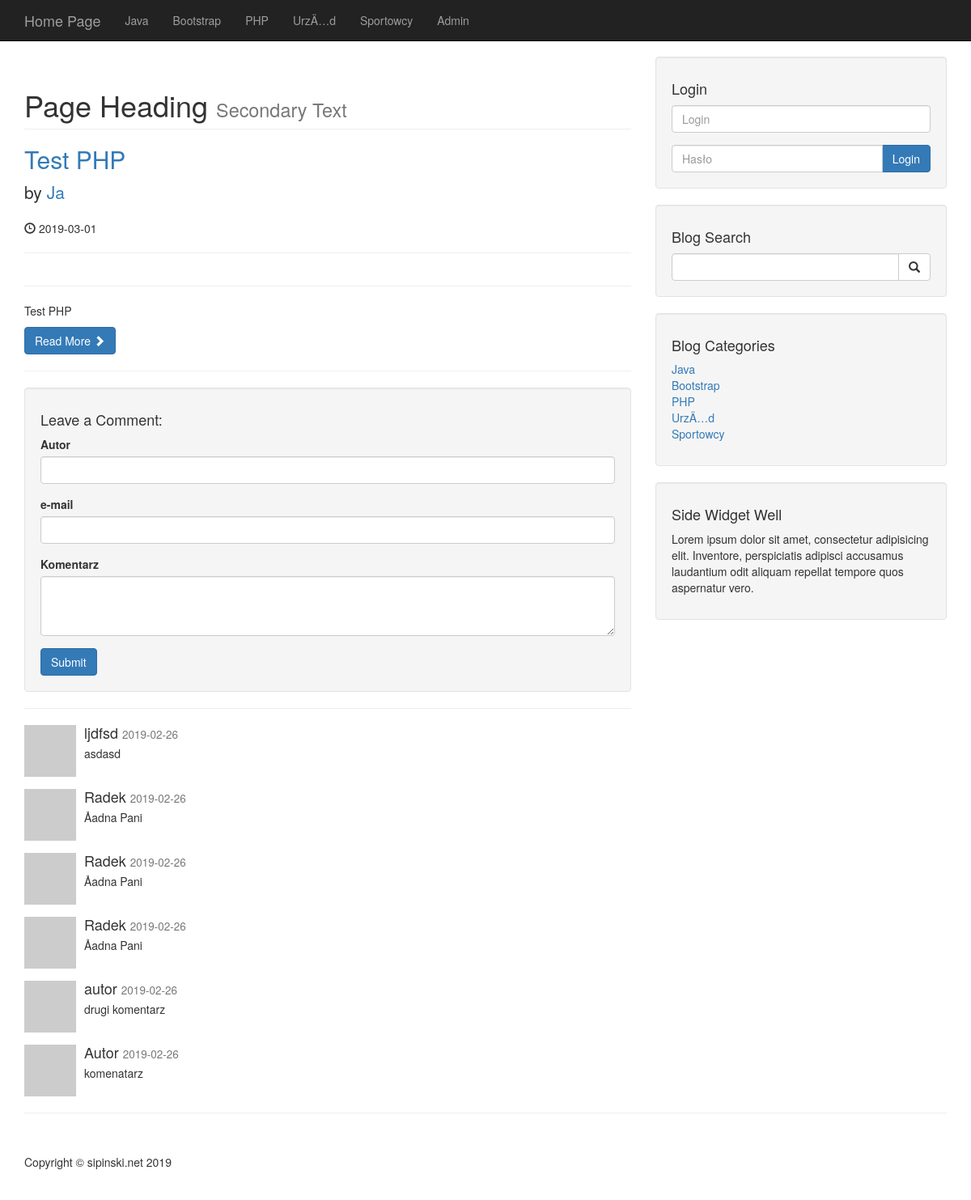
Screenshot of /post.php?p_id=5 with the database file from the repository.
### tables this page shows
CREATE TABLE `categories` (
  `cat_id` int(3) NOT NULL,
  `cat_title` varchar(255) NOT NULL
);

CREATE TABLE `posts` (
  `post_id` int(3) NOT NULL,
  `post_category_id` int(3) NOT NULL,
  `post_title` varchar(255) NOT NULL,
  `post_author` varchar(255) NOT NULL,
  `post_date` date NOT NULL,
  `post_image` text NOT NULL,
  `post_content` text NOT NULL,
  `post_tags` varchar(255) NOT NULL,
  `post_comment_count` int(11) NOT NULL,
  `post_status` varchar(255) NOT NULL DEFAULT 'draft'
);

CREATE TABLE `comments` (
  `comment_id` int(255) NOT NULL,
  `comment_post_id` int(255) NOT NULL,
  `comment_author` varchar(255) NOT NULL,
  `comment_email` varchar(255) NOT NULL,
  `comment_content` text NOT NULL,
  `comment_status` varchar(255) NOT NULL,
  `comment_date` date NOT NULL
);

### post.php (the view, shortened to what this page needs)
<?php include "includes/db.php"; ?>
<?php include "includes/header.php"; ?>
<?php include "includes/navigation.php"; ?>
    <div class="container">
        <div class="row">
            <div class="col-md-8">
            <?php
            If(isset($_GET['p_id'])){
            $the_post_id =$_GET['p_id'];
            $query = "SELECT * FROM posts WHERE post_id=$the_post_id ";
            }else {
            $query = "SELECT * FROM posts";
            }
                $select_all_posts = mysqli_query($connection,$query);
                while ($row=mysqli_fetch_assoc($select_all_posts)){
                $post_title  = $row['post_title'];
                $post_author = $row['post_author'];
                $post_date = $row['post_date'];
                $post_content = $row['post_content'];
               ?>
                   <h1 class="page-header">
                    Page Heading
                    <small>Secondary Text</small>
                </h1>
                <h2>
                    <a href="#"><?php echo $post_title?></a>
                </h2>
                <p class="lead">
                    by <a href="index.php"><?php echo $post_author?></a>
                </p>
                <p><span class="glyphicon glyphicon-time"></span> <?php echo $post_date?></p>
                <hr>
                <hr>
                <p><?php echo $post_content?></p>
                <a class="btn btn-primary" href="#">Read More <span class="glyphicon glyphicon-chevron-right"></span></a>
                <hr>
               <?php    }  ?>
                <div class="well">
                    <h4>Leave a Comment:</h4>
                    <form action="" method="post" role="form">
                        <div class="form-group">
                           <label for="Author">Autor</label>
                            <input type="text" class="form-control" name="comment_author">
                        </div>
                        <div class="form-group">
                          <label for="email">e-mail</label>
                           <input type="email" class="form-control" name="comment_email">
                        </div>
                            <div class="form-group">
                            <label for="comment">Komentarz</label>
                            <textarea name="comment_content" class="form-control" rows="3"></textarea>
                        </div>
                        <button type="submit" name="create_comment" class="btn btn-primary">Submit</button>
                    </form>
                </div>
                <hr>
                    <?php
                    global $connection;
                    $query = "SELECT * FROM comments WHERE comment_post_id={$the_post_id}";
                    $query .= " AND comment_status= 'aproved' ";
                    $query .= "ORDER BY comment_id DESC";
                    $select_comments = mysqli_query($connection,$query);
                    while($row = mysqli_fetch_assoc($select_comments)) {
                    $comment_author = $row['comment_author'];
                    $comment_content = $row['comment_content'];
                    $comment_date = $row['comment_date'];
                ?>
                <div class="media">
                    <a class="pull-left" href="#">
                        <img class="media-object" src="http://placehold.it/64x64" alt="">
                    </a>
                    <div class="media-body">
                        <h4 class="media-heading"><?php echo $comment_author; ?>
                            <small><?php echo $comment_date; ?></small>
                        </h4>
                        <?php echo $comment_content; ?>
                    </div>
                </div>
                <?php } ?>
            </div>
<?php include "includes/sidebar.php"; ?>
        </div>
        <hr>
<?php include "includes/footer.php"; ?>

### includes/navigation.php (shortened to what this page needs)
<nav class="navbar navbar-inverse navbar-fixed-top" role="navigation">
    <div class="container">
        <div class="navbar-header">
            <a class="navbar-brand" href="index.php">Home Page</a>
        </div>
        <div class="collapse navbar-collapse" id="bs-example-navbar-collapse-1">
            <ul class="nav navbar-nav">
            <?php
            $query = "SELECT * FROM categories";
            $select_all_categories_query = mysqli_query($connection,$query);
            while ($row=mysqli_fetch_array($select_all_categories_query)){
            $cat_title = $row['cat_title'];
            echo "<li><a href='#'>{$cat_title}</a></li>";
            }
            ?>
                <li>
                    <a href="admin">Admin</a>
                </li>
            </ul>
        </div>
    </div>
</nav>

### includes/sidebar.php
    <div class="col-md-4">
    <div class="well">
        <h4>Login</h4>
        <form action="includes/login.php" method="post">
        <div class="form-group">
            <input name="username" type="text" class="form-control" placeholder="Login">
        </div>
        <div class="input-group">
            <input name="password" type="password" class="form-control" placeholder="Hasło">
            <span class="input-group-btn">
                <button class="btn btn-primary" name="login" type="submit">Login</button>
            </span>
        </div>
        </form>
    </div>
    <div class="well">
        <h4>Blog Search</h4>
        <form action="search.php" method="post">
        <div class="input-group">
            <input name="search" type="text" class="form-control">
            <span class="input-group-btn">
                <button name ="submit" class="btn btn-default" type="submit" value="szukaj">
                    <span class="glyphicon glyphicon-search"></span>
            </button>
            </span>
        </div>
        </form>
    </div>
    <div class="well">
    <?php
    $query = "SELECT * FROM categories";
    $select_categories_sidebar = mysqli_query($connection,$query);
    ?>
        <h4>Blog Categories</h4>
        <div class="row">
            <div class="col-lg-12">
                <ul class="list-unstyled">
        <?php
        while ($row=mysqli_fetch_array($select_categories_sidebar)){
        $cat_title = $row['cat_title'];
        $cat_id = $row['cat_id'];
        echo "<li><a href='category.php?category=$cat_id'>{$cat_title}</a></li>";
             }
        ?>
                </ul>
            </div>
        </div>
    </div>
<?php include "includes/widget.php";?>
</div>

### css/blog-home.css (style rules this page uses)
body { padding-top: 70px; }

### rows the page displays
categories: cat_title "Java"
categories: cat_title "Bootstrap"
categories: cat_title "PHP"
categories: cat_title "UrzÄ…d"
categories: cat_title "Sportowcy"
posts: post_title "Test PHP", post_author "Ja", post_date "2019-03-01", post_content "Test PHP"
comments: comment_author "ljdfsd", comment_date "2019-02-26", comment_content "asdasd"
comments: comment_author "Radek", comment_date "2019-02-26", comment_content "Åadna Pani"
comments: comment_author "Radek", comment_date "2019-02-26", comment_content "Åadna Pani"
comments: comment_author "Radek", comment_date "2019-02-26", comment_content "Åadna Pani"
comments: comment_author "autor", comment_date "2019-02-26", comment_content "drugi komentarz"
comments: comment_author "Autor", comment_date "2019-02-26", comment_content "komenatarz"
